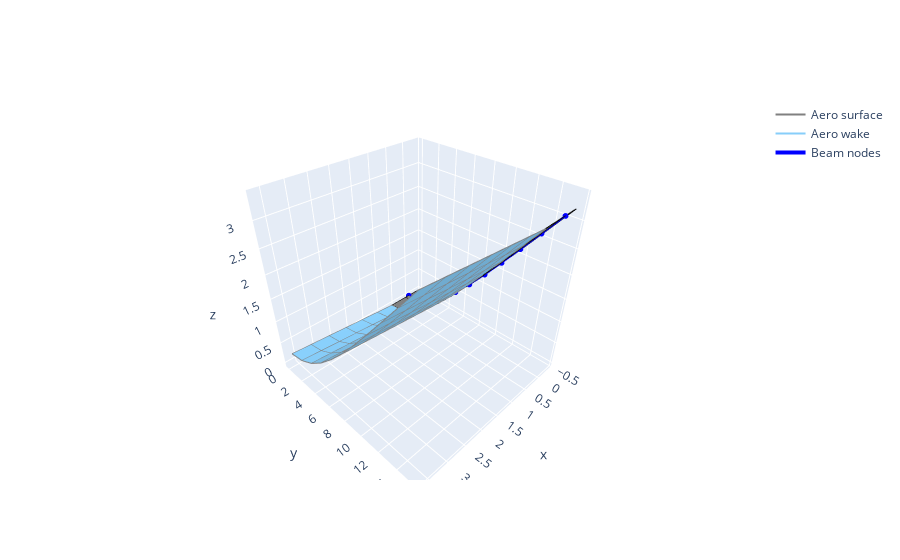

The code cell stored with this chart in its notebook:
### Code cell
# pu.plot_timestep(sharpy_output, tstep=-1, minus_mstar=(wake_panels-6), plotly=True)

### Figure 1 — Plotly figure (JSON) as saved in the notebook; plotly's stock layout.template omitted (floating-point values rounded to 4 significant figures)
{"data": [{"line": {"color": "grey"}, "mode": "lines", "name": "Aero surface", "surfaceaxis": 2, "type": "scatter3d", "x": [-0.375, 0.125, 0.1247, -0.3753, -0.375], "y": [-6.108e-18, 2.036e-18, 1.599, 1.597, -6.108e-18], "z": [-3.247e-17, 1.082e-17, 0.06443, 0.06594, -3.247e-17]}, {"line": {"color": "grey"}, "mode": "lines", "showlegend": false, "surfaceaxis": 2, "type": "scatter3d", "x": [-0.3753, 0.1247, 0.1248, -0.3752, -0.3753], "y": [1.597, 1.599, 3.19, 3.186, 1.597], "z": [0.06594, 0.06443, 0.2322, 0.2352, 0.06594]}, {"line": {"color": "grey"}, "mode": "lines", "showlegend": false, "surfaceaxis": 2, "type": "scatter3d", "x": [-0.3752, 0.1248, 0.1253, -0.3746, -0.3752], "y": [3.186, 3.19, 4.771, 4.765, 3.186], "z": [0.2352, 0.2322, 0.4809, 0.485, 0.2352]}, {"line": {"color": "grey"}, "mode": "lines", "showlegend": false, "surfaceaxis": 2, "type": "scatter3d", "x": [-0.3746, 0.1253, 0.1266, -0.3734, -0.3746], "y": [4.765, 4.771, 6.341, 6.333, 4.765], "z": [0.485, 0.4809, 0.7914, 0.7966, 0.485]}, {"line": {"color": "grey"}, "mode": "lines", "showlegend": false, "surfaceaxis": 2, "type": "scatter3d", "x": [-0.3734, 0.1266, 0.1284, -0.3715, -0.3734], "y": [6.333, 6.341, 7.901, 7.892, 6.333], "z": [0.7966, 0.7914, 1.146, 1.152, 0.7966]}, {"line": {"color": "grey"}, "mode": "lines", "showlegend": false, "surfaceaxis": 2, "type": "scatter3d", "x": [-0.3715, 0.1284, 0.1308, -0.3691, -0.3715], "y": [7.892, 7.901, 9.454, 9.444, 7.892], "z": [1.152, 1.146, 1.532, 1.539, 1.152]}, {"line": {"color": "grey"}, "mode": "lines", "showlegend": false, "surfaceaxis": 2, "type": "scatter3d", "x": [-0.3691, 0.1308, 0.1335, -0.3663, -0.3691], "y": [9.444, 9.454, 11.0, 10.99, 9.444], "z": [1.539, 1.532, 1.937, 1.944, 1.539]}, {"line": {"color": "grey"}, "mode": "lines", "showlegend": false, "surfaceaxis": 2, "type": "scatter3d", "x": [-0.3663, 0.1335, 0.1366, -0.3632, -0.3663], "y": [10.99, 11.0, 12.55, 12.54, 10.99], "z": [1.944, 1.937, 2.352, 2.359, 1.944]}, {"line": {"color": "grey"}, "mode": "lines", "showlegend": false, "surfaceaxis": 2, "type": "scatter3d", "x": [-0.3632, 0.1366, 0.1397, -0.3601, -0.3632], "y": [12.54, 12.55, 14.09, 14.08, 12.54], "z": [2.359, 2.352, 2.771, 2.779, 2.359]}, {"line": {"color": "grey"}, "mode": "lines", "showlegend": false, "surfaceaxis": 2, "type": "scatter3d", "x": [-0.3601, 0.1397, 0.143, -0.3568, -0.3601], "y": [14.08, 14.09, 15.64, 15.62, 14.08], "z": [2.779, 2.771, 3.192, 3.2, 2.779]}, {"line": {"color": "grey"}, "mode": "lines", "showlegend": false, "surfaceaxis": 2, "type": "scatter3d", "x": [0.125, 0.625, 0.6247, 0.1247, 0.125], "y": [2.036e-18, 1.018e-17, 1.6, 1.599, 2.036e-18], "z": [1.082e-17, 5.412e-17, 0.06291, 0.06443, 1.082e-17]}, {"line": {"color": "grey"}, "mode": "lines", "showlegend": false, "surfaceaxis": 2, "type": "scatter3d", "x": [0.1247, 0.6247, 0.6247, 0.1248, 0.1247], "y": [1.599, 1.6, 3.194, 3.19, 1.599], "z": [0.06443, 0.06291, 0.2293, 0.2322, 0.06443]}, {"line": {"color": "grey"}, "mode": "lines", "showlegend": false, "surfaceaxis": 2, "type": "scatter3d", "x": [0.1248, 0.6247, 0.6253, 0.1253, 0.1248], "y": [3.19, 3.194, 4.776, 4.771, 3.19], "z": [0.2322, 0.2293, 0.4768, 0.4809, 0.2322]}, {"line": {"color": "grey"}, "mode": "lines", "showlegend": false, "surfaceaxis": 2, "type": "scatter3d", "x": [0.1253, 0.6253, 0.6265, 0.1266, 0.1253], "y": [4.771, 4.776, 6.348, 6.341, 4.771], "z": [0.4809, 0.4768, 0.7863, 0.7914, 0.4809]}, {"line": {"color": "grey"}, "mode": "lines", "showlegend": false, "surfaceaxis": 2, "type": "scatter3d", "x": [0.1266, 0.6265, 0.6283, 0.1284, 0.1266], "y": [6.341, 6.348, 7.91, 7.901, 6.341], "z": [0.7914, 0.7863, 1.14, 1.146, 0.7914]}, {"line": {"color": "grey"}, "mode": "lines", "showlegend": false, "surfaceaxis": 2, "type": "scatter3d", "x": [0.1284, 0.6283, 0.6306, 0.1308, 0.1284], "y": [7.901, 7.91, 9.464, 9.454, 7.901], "z": [1.146, 1.14, 1.525, 1.532, 1.146]}, {"line": {"color": "grey"}, "mode": "lines", "showlegend": false, "surfaceaxis": 2, "type": "scatter3d", "x": [0.1308, 0.6306, 0.6334, 0.1335, 0.1308], "y": [9.454, 9.464, 11.01, 11.0, 9.454], "z": [1.532, 1.525, 1.929, 1.937, 1.532]}, {"line": {"color": "grey"}, "mode": "lines", "showlegend": false, "surfaceaxis": 2, "type": "scatter3d", "x": [0.1335, 0.6334, 0.6364, 0.1366, 0.1335], "y": [11.0, 11.01, 12.56, 12.55, 11.0], "z": [1.937, 1.929, 2.344, 2.352, 1.937]}, {"line": {"color": "grey"}, "mode": "lines", "showlegend": false, "surfaceaxis": 2, "type": "scatter3d", "x": [0.1366, 0.6364, 0.6395, 0.1397, 0.1366], "y": [12.55, 12.56, 14.1, 14.09, 12.55], "z": [2.352, 2.344, 2.763, 2.771, 2.352]}, {"line": {"color": "grey"}, "mode": "lines", "showlegend": false, "surfaceaxis": 2, "type": "scatter3d", "x": [0.1397, 0.6395, 0.6427, 0.143, 0.1397], "y": [14.09, 14.1, 15.65, 15.64, 14.09], "z": [2.771, 2.763, 3.184, 3.192, 2.771]}, {"line": {"color": "black"}, "mode": "lines", "showlegend": false, "type": "scatter3d", "x": [-0.375, -0.3753, -0.3752, -0.3746, -0.3734, -0.3715, -0.3691, -0.3663, -0.3632, -0.3601, -0.3568], "y": [-6.108e-18, 1.597, 3.186, 4.765, 6.333, 7.892, 9.444, 10.99, 12.54, 14.08, 15.62], "z": [-3.247e-17, 0.06594, 0.2352, 0.485, 0.7966, 1.152, 1.539, 1.944, 2.359, 2.779, 3.2]}, {"line": {"color": "black"}, "mode": "lines", "showlegend": false, "type": "scatter3d", "x": [0.125, 0.1247, 0.1248, 0.1253, 0.1266, 0.1284, 0.1308, 0.1335, 0.1366, 0.1397, 0.143], "y": [2.036e-18, 1.599, 3.19, 4.771, 6.341, 7.901, 9.454, 11.0, 12.55, 14.09, 15.64], "z": [1.082e-17, 0.06443, 0.2322, 0.4809, 0.7914, 1.146, 1.532, 1.937, 2.352, 2.771, 3.192]}, {"line": {"color": "black"}, "mode": "lines", "showlegend": false, "type": "scatter3d", "x": [0.625, 0.6247, 0.6247, 0.6253, 0.6265, 0.6283, 0.6306, 0.6334, 0.6364, 0.6395, 0.6427], "y": [1.018e-17, 1.6, 3.194, 4.776, 6.348, 7.91, 9.464, 11.01, 12.56, 14.1, 15.65], "z": [5.412e-17, 0.06291, 0.2293, 0.4768, 0.7863, 1.14, 1.525, 1.929, 2.344, 2.763, 3.184]}, {"line": {"color": "black"}, "mode": "lines", "showlegend": false, "type": "scatter3d", "x": [-0.375, 0.125, 0.625], "y": [-6.108e-18, 2.036e-18, 1.018e-17], "z": [-3.247e-17, 1.082e-17, 5.412e-17]}, {"line": {"color": "black"}, "mode": "lines", "showlegend": false, "type": "scatter3d", "x": [-0.3753, 0.1247, 0.6247], "y": [1.597, 1.599, 1.6], "z": [0.06594, 0.06443, 0.06291]}, {"line": {"color": "black"}, "mode": "lines", "showlegend": false, "type": "scatter3d", "x": [-0.3752, 0.1248, 0.6247], "y": [3.186, 3.19, 3.194], "z": [0.2352, 0.2322, 0.2293]}, {"line": {"color": "black"}, "mode": "lines", "showlegend": false, "type": "scatter3d", "x": [-0.3746, 0.1253, 0.6253], "y": [4.765, 4.771, 4.776], "z": [0.485, 0.4809, 0.4768]}, {"line": {"color": "black"}, "mode": "lines", "showlegend": false, "type": "scatter3d", "x": [-0.3734, 0.1266, 0.6265], "y": [6.333, 6.341, 6.348], "z": [0.7966, 0.7914, 0.7863]}, {"line": {"color": "black"}, "mode": "lines", "showlegend": false, "type": "scatter3d", "x": [-0.3715, 0.1284, 0.6283], "y": [7.892, 7.901, 7.91], "z": [1.152, 1.146, 1.14]}, {"line": {"color": "black"}, "mode": "lines", "showlegend": false, "type": "scatter3d", "x": [-0.3691, 0.1308, 0.6306], "y": [9.444, 9.454, 9.464], "z": [1.539, 1.532, 1.525]}, {"line": {"color": "black"}, "mode": "lines", "showlegend": false, "type": "scatter3d", "x": [-0.3663, 0.1335, 0.6334], "y": [10.99, 11.0, 11.01], "z": [1.944, 1.937, 1.929]}, {"line": {"color": "black"}, "mode": "lines", "showlegend": false, "type": "scatter3d", "x": [-0.3632, 0.1366, 0.6364], "y": [12.54, 12.55, 12.56], "z": [2.359, 2.352, 2.344]}, {"line": {"color": "black"}, "mode": "lines", "showlegend": false, "type": "scatter3d", "x": [-0.3601, 0.1397, 0.6395], "y": [14.08, 14.09, 14.1], "z": [2.779, 2.771, 2.763]}, {"line": {"color": "black"}, "mode": "lines", "showlegend": false, "type": "scatter3d", "x": [-0.3568, 0.143, 0.6427], "y": [15.62, 15.64, 15.65], "z": [3.2, 3.192, 3.184]}, {"line": {"color": "lightskyblue"}, "mode": "lines", "name": "Aero wake", "surfaceaxis": 2, "type": "scatter3d", "x": [0.625, 1.124, 1.123, 0.6247, 0.625], "y": [1.018e-17, 1.018e-17, 1.6, 1.6, 1.018e-17], "z": [5.412e-17, 0.03488, 0.09772, 0.06285, 5.412e-17]}, {"line": {"color": "lightskyblue"}, "mode": "lines", "showlegend": false, "surfaceaxis": 2, "type": "scatter3d", "x": [0.6247, 1.123, 1.124, 0.6247, 0.6247], "y": [1.6, 1.6, 3.194, 3.194, 1.6], "z": [0.06285, 0.09772, 0.2639, 0.2291, 0.06285]}, {"line": {"color": "lightskyblue"}, "mode": "lines", "showlegend": false, "surfaceaxis": 2, "type": "scatter3d", "x": [0.6247, 1.124, 1.124, 0.6253, 0.6247], "y": [3.194, 3.194, 4.776, 4.776, 3.194], "z": [0.2291, 0.2639, 0.5111, 0.4762, 0.2291]}, {"line": {"color": "lightskyblue"}, "mode": "lines", "showlegend": false, "surfaceaxis": 2, "type": "scatter3d", "x": [0.6253, 1.124, 1.125, 0.6265, 0.6253], "y": [4.776, 4.776, 6.348, 6.348, 4.776], "z": [0.4762, 0.5111, 0.8203, 0.7854, 0.4762]}, {"line": {"color": "lightskyblue"}, "mode": "lines", "showlegend": false, "surfaceaxis": 2, "type": "scatter3d", "x": [0.6265, 1.125, 1.127, 0.6283, 0.6265], "y": [6.348, 6.348, 7.91, 7.91, 6.348], "z": [0.7854, 0.8203, 1.174, 1.139, 0.7854]}, {"line": {"color": "lightskyblue"}, "mode": "lines", "showlegend": false, "surfaceaxis": 2, "type": "scatter3d", "x": [0.6283, 1.127, 1.129, 0.6306, 0.6283], "y": [7.91, 7.91, 9.465, 9.465, 7.91], "z": [1.139, 1.174, 1.558, 1.524, 1.139]}, {"line": {"color": "lightskyblue"}, "mode": "lines", "showlegend": false, "surfaceaxis": 2, "type": "scatter3d", "x": [0.6306, 1.129, 1.132, 0.6334, 0.6306], "y": [9.465, 9.465, 11.01, 11.01, 9.465], "z": [1.524, 1.558, 1.962, 1.927, 1.524]}, {"line": {"color": "lightskyblue"}, "mode": "lines", "showlegend": false, "surfaceaxis": 2, "type": "scatter3d", "x": [0.6334, 1.132, 1.135, 0.6364, 0.6334], "y": [11.01, 11.01, 12.56, 12.56, 11.01], "z": [1.927, 1.962, 2.376, 2.341, 1.927]}, {"line": {"color": "lightskyblue"}, "mode": "lines", "showlegend": false, "surfaceaxis": 2, "type": "scatter3d", "x": [0.6364, 1.135, 1.138, 0.6395, 0.6364], "y": [12.56, 12.56, 14.11, 14.11, 12.56], "z": [2.341, 2.376, 2.795, 2.76, 2.341]}, {"line": {"color": "lightskyblue"}, "mode": "lines", "showlegend": false, "surfaceaxis": 2, "type": "scatter3d", "x": [0.6395, 1.138, 1.142, 0.6427, 0.6395], "y": [14.11, 14.11, 15.65, 15.65, 14.11], "z": [2.76, 2.795, 3.215, 3.18, 2.76]}, {"line": {"color": "lightskyblue"}, "mode": "lines", "showlegend": false, "surfaceaxis": 2, "type": "scatter3d", "x": [1.124, 1.623, 1.622, 1.123, 1.124], "y": [1.018e-17, 1.018e-17, 1.6, 1.6, 1.018e-17], "z": [0.03488, 0.06976, 0.1326, 0.09772, 0.03488]}, {"line": {"color": "lightskyblue"}, "mode": "lines", "showlegend": false, "surfaceaxis": 2, "type": "scatter3d", "x": [1.123, 1.622, 1.622, 1.124, 1.123], "y": [1.6, 1.6, 3.194, 3.194, 1.6], "z": [0.09772, 0.1326, 0.2988, 0.2639, 0.09772]}, {"line": {"color": "lightskyblue"}, "mode": "lines", "showlegend": false, "surfaceaxis": 2, "type": "scatter3d", "x": [1.124, 1.622, 1.623, 1.124, 1.124], "y": [3.194, 3.194, 4.776, 4.776, 3.194], "z": [0.2639, 0.2988, 0.546, 0.5111, 0.2639]}, {"line": {"color": "lightskyblue"}, "mode": "lines", "showlegend": false, "surfaceaxis": 2, "type": "scatter3d", "x": [1.124, 1.623, 1.624, 1.125, 1.124], "y": [4.776, 4.776, 6.348, 6.348, 4.776], "z": [0.5111, 0.546, 0.8552, 0.8203, 0.5111]}, {"line": {"color": "lightskyblue"}, "mode": "lines", "showlegend": false, "surfaceaxis": 2, "type": "scatter3d", "x": [1.125, 1.624, 1.626, 1.127, 1.125], "y": [6.348, 6.348, 7.91, 7.91, 6.348], "z": [0.8203, 0.8552, 1.209, 1.174, 0.8203]}, {"line": {"color": "lightskyblue"}, "mode": "lines", "showlegend": false, "surfaceaxis": 2, "type": "scatter3d", "x": [1.127, 1.626, 1.628, 1.129, 1.127], "y": [7.91, 7.91, 9.465, 9.465, 7.91], "z": [1.174, 1.209, 1.593, 1.558, 1.174]}, {"line": {"color": "lightskyblue"}, "mode": "lines", "showlegend": false, "surfaceaxis": 2, "type": "scatter3d", "x": [1.129, 1.628, 1.631, 1.132, 1.129], "y": [9.465, 9.465, 11.01, 11.01, 9.465], "z": [1.558, 1.593, 1.997, 1.962, 1.558]}, {"line": {"color": "lightskyblue"}, "mode": "lines", "showlegend": false, "surfaceaxis": 2, "type": "scatter3d", "x": [1.132, 1.631, 1.634, 1.135, 1.132], "y": [11.01, 11.01, 12.56, 12.56, 11.01], "z": [1.962, 1.997, 2.411, 2.376, 1.962]}, {"line": {"color": "lightskyblue"}, "mode": "lines", "showlegend": false, "surfaceaxis": 2, "type": "scatter3d", "x": [1.135, 1.634, 1.637, 1.138, 1.135], "y": [12.56, 12.56, 14.11, 14.11, 12.56], "z": [2.376, 2.411, 2.83, 2.795, 2.376]}, {"line": {"color": "lightskyblue"}, "mode": "lines", "showlegend": false, "surfaceaxis": 2, "type": "scatter3d", "x": [1.138, 1.637, 1.64, 1.142, 1.138], "y": [14.11, 14.11, 15.65, 15.65, 14.11], "z": [2.795, 2.83, 3.25, 3.215, 2.795]}, {"line": {"color": "lightskyblue"}, "mode": "lines", "showlegend": false, "surfaceaxis": 2, "type": "scatter3d", "x": [1.623, 2.121, 2.121, 1.622, 1.623], "y": [1.018e-17, 1.018e-17, 1.6, 1.6, 1.018e-17], "z": [0.06976, 0.1046, 0.1675, 0.1326, 0.06976]}, {"line": {"color": "lightskyblue"}, "mode": "lines", "showlegend": false, "surfaceaxis": 2, "type": "scatter3d", "x": [1.622, 2.121, 2.121, 1.622, 1.622], "y": [1.6, 1.6, 3.194, 3.194, 1.6], "z": [0.1326, 0.1675, 0.3337, 0.2988, 0.1326]}, {"line": {"color": "lightskyblue"}, "mode": "lines", "showlegend": false, "surfaceaxis": 2, "type": "scatter3d", "x": [1.622, 2.121, 2.122, 1.623, 1.622], "y": [3.194, 3.194, 4.776, 4.776, 3.194], "z": [0.2988, 0.3337, 0.5809, 0.546, 0.2988]}, {"line": {"color": "lightskyblue"}, "mode": "lines", "showlegend": false, "surfaceaxis": 2, "type": "scatter3d", "x": [1.623, 2.122, 2.123, 1.624, 1.623], "y": [4.776, 4.776, 6.348, 6.348, 4.776], "z": [0.546, 0.5809, 0.89, 0.8552, 0.546]}, {"line": {"color": "lightskyblue"}, "mode": "lines", "showlegend": false, "surfaceaxis": 2, "type": "scatter3d", "x": [1.624, 2.123, 2.125, 1.626, 1.624], "y": [6.348, 6.348, 7.91, 7.91, 6.348], "z": [0.8552, 0.89, 1.244, 1.209, 0.8552]}, {"line": {"color": "lightskyblue"}, "mode": "lines", "showlegend": false, "surfaceaxis": 2, "type": "scatter3d", "x": [1.626, 2.125, 2.127, 1.628, 1.626], "y": [7.91, 7.91, 9.465, 9.465, 7.91], "z": [1.209, 1.244, 1.628, 1.593, 1.209]}, {"line": {"color": "lightskyblue"}, "mode": "lines", "showlegend": false, "surfaceaxis": 2, "type": "scatter3d", "x": [1.628, 2.127, 2.13, 1.631, 1.628], "y": [9.465, 9.465, 11.01, 11.01, 9.465], "z": [1.593, 1.628, 2.032, 1.997, 1.593]}, {"line": {"color": "lightskyblue"}, "mode": "lines", "showlegend": false, "surfaceaxis": 2, "type": "scatter3d", "x": [1.631, 2.13, 2.133, 1.634, 1.631], "y": [11.01, 11.01, 12.56, 12.56, 11.01], "z": [1.997, 2.032, 2.446, 2.411, 1.997]}, {"line": {"color": "lightskyblue"}, "mode": "lines", "showlegend": false, "surfaceaxis": 2, "type": "scatter3d", "x": [1.634, 2.133, 2.136, 1.637, 1.634], "y": [12.56, 12.56, 14.11, 14.11, 12.56], "z": [2.411, 2.446, 2.865, 2.83, 2.411]}, {"line": {"color": "lightskyblue"}, "mode": "lines", "showlegend": false, "surfaceaxis": 2, "type": "scatter3d", "x": [1.637, 2.136, 2.139, 1.64, 1.637], "y": [14.11, 14.11, 15.65, 15.65, 14.11], "z": [2.83, 2.865, 3.285, 3.25, 2.83]}, {"line": {"color": "lightskyblue"}, "mode": "lines", "showlegend": false, "surfaceaxis": 2, "type": "scatter3d", "x": [2.121, 2.62, 2.62, 2.121, 2.121], "y": [1.018e-17, 1.018e-17, 1.6, 1.6, 1.018e-17], "z": [0.1046, 0.1395, 0.2024, 0.1675, 0.1046]}, {"line": {"color": "lightskyblue"}, "mode": "lines", "showlegend": false, "surfaceaxis": 2, "type": "scatter3d", "x": [2.121, 2.62, 2.62, 2.121, 2.121], "y": [1.6, 1.6, 3.194, 3.194, 1.6], "z": [0.1675, 0.2024, 0.3686, 0.3337, 0.1675]}, {"line": {"color": "lightskyblue"}, "mode": "lines", "showlegend": false, "surfaceaxis": 2, "type": "scatter3d", "x": [2.121, 2.62, 2.62, 2.122, 2.121], "y": [3.194, 3.194, 4.776, 4.776, 3.194], "z": [0.3337, 0.3686, 0.6158, 0.5809, 0.3337]}, {"line": {"color": "lightskyblue"}, "mode": "lines", "showlegend": false, "surfaceaxis": 2, "type": "scatter3d", "x": [2.122, 2.62, 2.622, 2.123, 2.122], "y": [4.776, 4.776, 6.348, 6.348, 4.776], "z": [0.5809, 0.6158, 0.9249, 0.89, 0.5809]}, {"line": {"color": "lightskyblue"}, "mode": "lines", "showlegend": false, "surfaceaxis": 2, "type": "scatter3d", "x": [2.123, 2.622, 2.623, 2.125, 2.123], "y": [6.348, 6.348, 7.91, 7.91, 6.348], "z": [0.89, 0.9249, 1.279, 1.244, 0.89]}, {"line": {"color": "lightskyblue"}, "mode": "lines", "showlegend": false, "surfaceaxis": 2, "type": "scatter3d", "x": [2.125, 2.623, 2.626, 2.127, 2.125], "y": [7.91, 7.91, 9.465, 9.465, 7.91], "z": [1.244, 1.279, 1.663, 1.628, 1.244]}, {"line": {"color": "lightskyblue"}, "mode": "lines", "showlegend": false, "surfaceaxis": 2, "type": "scatter3d", "x": [2.127, 2.626, 2.628, 2.13, 2.127], "y": [9.465, 9.465, 11.01, 11.01, 9.465], "z": [1.628, 1.663, 2.067, 2.032, 1.628]}, {"line": {"color": "lightskyblue"}, "mode": "lines", "showlegend": false, "surfaceaxis": 2, "type": "scatter3d", "x": [2.13, 2.628, 2.631, 2.133, 2.13], "y": [11.01, 11.01, 12.56, 12.56, 11.01], "z": [2.032, 2.067, 2.481, 2.446, 2.032]}, {"line": {"color": "lightskyblue"}, "mode": "lines", "showlegend": false, "surfaceaxis": 2, "type": "scatter3d", "x": [2.133, 2.631, 2.635, 2.136, 2.133], "y": [12.56, 12.56, 14.11, 14.11, 12.56], "z": [2.446, 2.481, 2.9, 2.865, 2.446]}, {"line": {"color": "lightskyblue"}, "mode": "lines", "showlegend": false, "surfaceaxis": 2, "type": "scatter3d", "x": [2.136, 2.635, 2.638, 2.139, 2.136], "y": [14.11, 14.11, 15.65, 15.65, 14.11], "z": [2.865, 2.9, 3.32, 3.285, 2.865]}, {"line": {"color": "lightskyblue"}, "mode": "lines", "showlegend": false, "surfaceaxis": 2, "type": "scatter3d", "x": [2.62, 3.119, 3.119, 2.62, 2.62], "y": [1.018e-17, 1.018e-17, 1.6, 1.6, 1.018e-17], "z": [0.1395, 0.1744, 0.2372, 0.2024, 0.1395]}, {"line": {"color": "lightskyblue"}, "mode": "lines", "showlegend": false, "surfaceaxis": 2, "type": "scatter3d", "x": [2.62, 3.119, 3.119, 2.62, 2.62], "y": [1.6, 1.6, 3.194, 3.194, 1.6], "z": [0.2024, 0.2372, 0.4035, 0.3686, 0.2024]}, {"line": {"color": "lightskyblue"}, "mode": "lines", "showlegend": false, "surfaceaxis": 2, "type": "scatter3d", "x": [2.62, 3.119, 3.119, 2.62, 2.62], "y": [3.194, 3.194, 4.776, 4.776, 3.194], "z": [0.3686, 0.4035, 0.6506, 0.6158, 0.3686]}, {"line": {"color": "lightskyblue"}, "mode": "lines", "showlegend": false, "surfaceaxis": 2, "type": "scatter3d", "x": [2.62, 3.119, 3.12, 2.622, 2.62], "y": [4.776, 4.776, 6.348, 6.348, 4.776], "z": [0.6158, 0.6506, 0.9598, 0.9249, 0.6158]}, {"line": {"color": "lightskyblue"}, "mode": "lines", "showlegend": false, "surfaceaxis": 2, "type": "scatter3d", "x": [2.622, 3.12, 3.122, 2.623, 2.622], "y": [6.348, 6.348, 7.91, 7.91, 6.348], "z": [0.9249, 0.9598, 1.313, 1.279, 0.9249]}, {"line": {"color": "lightskyblue"}, "mode": "lines", "showlegend": false, "surfaceaxis": 2, "type": "scatter3d", "x": [2.623, 3.122, 3.125, 2.626, 2.623], "y": [7.91, 7.91, 9.465, 9.465, 7.91], "z": [1.279, 1.313, 1.698, 1.663, 1.279]}, {"line": {"color": "lightskyblue"}, "mode": "lines", "showlegend": false, "surfaceaxis": 2, "type": "scatter3d", "x": [2.626, 3.125, 3.127, 2.628, 2.626], "y": [9.465, 9.465, 11.01, 11.01, 9.465], "z": [1.663, 1.698, 2.101, 2.067, 1.663]}, {"line": {"color": "lightskyblue"}, "mode": "lines", "showlegend": false, "surfaceaxis": 2, "type": "scatter3d", "x": [2.628, 3.127, 3.13, 2.631, 2.628], "y": [11.01, 11.01, 12.56, 12.56, 11.01], "z": [2.067, 2.101, 2.516, 2.481, 2.067]}, {"line": {"color": "lightskyblue"}, "mode": "lines", "showlegend": false, "surfaceaxis": 2, "type": "scatter3d", "x": [2.631, 3.13, 3.133, 2.635, 2.631], "y": [12.56, 12.56, 14.11, 14.11, 12.56], "z": [2.481, 2.516, 2.934, 2.9, 2.481]}, {"line": {"color": "lightskyblue"}, "mode": "lines", "showlegend": false, "surfaceaxis": 2, "type": "scatter3d", "x": [2.635, 3.133, 3.137, 2.638, 2.635], "y": [14.11, 14.11, 15.65, 15.65, 14.11], "z": [2.9, 2.934, 3.354, 3.32, 2.9]}, {"line": {"color": "lightskyblue"}, "mode": "lines", "showlegend": false, "surfaceaxis": 2, "type": "scatter3d", "x": [3.119, 3.618, 3.617, 3.119, 3.119], "y": [1.018e-17, 1.018e-17, 1.6, 1.6, 1.018e-17], "z": [0.1744, 0.2093, 0.2721, 0.2372, 0.1744]}, {"line": {"color": "lightskyblue"}, "mode": "lines", "showlegend": false, "surfaceaxis": 2, "type": "scatter3d", "x": [3.119, 3.617, 3.617, 3.119, 3.119], "y": [1.6, 1.6, 3.194, 3.194, 1.6], "z": [0.2372, 0.2721, 0.4383, 0.4035, 0.2372]}, {"line": {"color": "lightskyblue"}, "mode": "lines", "showlegend": false, "surfaceaxis": 2, "type": "scatter3d", "x": [3.119, 3.617, 3.618, 3.119, 3.119], "y": [3.194, 3.194, 4.776, 4.776, 3.194], "z": [0.4035, 0.4383, 0.6855, 0.6506, 0.4035]}, {"line": {"color": "lightskyblue"}, "mode": "lines", "showlegend": false, "surfaceaxis": 2, "type": "scatter3d", "x": [3.119, 3.618, 3.619, 3.12, 3.119], "y": [4.776, 4.776, 6.348, 6.348, 4.776], "z": [0.6506, 0.6855, 0.9947, 0.9598, 0.6506]}, {"line": {"color": "lightskyblue"}, "mode": "lines", "showlegend": false, "surfaceaxis": 2, "type": "scatter3d", "x": [3.12, 3.619, 3.621, 3.122, 3.12], "y": [6.348, 6.348, 7.91, 7.91, 6.348], "z": [0.9598, 0.9947, 1.348, 1.313, 0.9598]}, {"line": {"color": "lightskyblue"}, "mode": "lines", "showlegend": false, "surfaceaxis": 2, "type": "scatter3d", "x": [3.122, 3.621, 3.623, 3.125, 3.122], "y": [7.91, 7.91, 9.465, 9.465, 7.91], "z": [1.313, 1.348, 1.733, 1.698, 1.313]}, {"line": {"color": "lightskyblue"}, "mode": "lines", "showlegend": false, "surfaceaxis": 2, "type": "scatter3d", "x": [3.125, 3.623, 3.626, 3.127, 3.125], "y": [9.465, 9.465, 11.01, 11.01, 9.465], "z": [1.698, 1.733, 2.136, 2.101, 1.698]}, {"line": {"color": "lightskyblue"}, "mode": "lines", "showlegend": false, "surfaceaxis": 2, "type": "scatter3d", "x": [3.127, 3.626, 3.629, 3.13, 3.127], "y": [11.01, 11.01, 12.56, 12.56, 11.01], "z": [2.101, 2.136, 2.551, 2.516, 2.101]}, {"line": {"color": "lightskyblue"}, "mode": "lines", "showlegend": false, "surfaceaxis": 2, "type": "scatter3d", "x": [3.13, 3.629, 3.632, 3.133, 3.13], "y": [12.56, 12.56, 14.11, 14.11, 12.56], "z": [2.516, 2.551, 2.969, 2.934, 2.516]}, {"line": {"color": "lightskyblue"}, "mode": "lines", "showlegend": false, "surfaceaxis": 2, "type": "scatter3d", "x": [3.133, 3.632, 3.635, 3.137, 3.133], "y": [14.11, 14.11, 15.65, 15.65, 14.11], "z": [2.934, 2.969, 3.389, 3.354, 2.934]}, {"line": {"color": "grey"}, "mode": "lines", "showlegend": false, "type": "scatter3d", "x": [0.625, 0.6247, 0.6247, 0.6253, 0.6265, 0.6283, 0.6306, 0.6334, 0.6364, 0.6395, 0.6427], "y": [1.018e-17, 1.6, 3.194, 4.776, 6.348, 7.91, 9.465, 11.01, 12.56, 14.11, 15.65], "z": [5.412e-17, 0.06285, 0.2291, 0.4762, 0.7854, 1.139, 1.524, 1.927, 2.341, 2.76, 3.18]}, {"line": {"color": "grey"}, "mode": "lines", "showlegend": false, "type": "scatter3d", "x": [1.124, 1.123, 1.124, 1.124, 1.125, 1.127, 1.129, 1.132, 1.135, 1.138, 1.142], "y": [1.018e-17, 1.6, 3.194, 4.776, 6.348, 7.91, 9.465, 11.01, 12.56, 14.11, 15.65], "z": [0.03488, 0.09772, 0.2639, 0.5111, 0.8203, 1.174, 1.558, 1.962, 2.376, 2.795, 3.215]}, {"line": {"color": "grey"}, "mode": "lines", "showlegend": false, "type": "scatter3d", "x": [1.623, 1.622, 1.622, 1.623, 1.624, 1.626, 1.628, 1.631, 1.634, 1.637, 1.64], "y": [1.018e-17, 1.6, 3.194, 4.776, 6.348, 7.91, 9.465, 11.01, 12.56, 14.11, 15.65], "z": [0.06976, 0.1326, 0.2988, 0.546, 0.8552, 1.209, 1.593, 1.997, 2.411, 2.83, 3.25]}, {"line": {"color": "grey"}, "mode": "lines", "showlegend": false, "type": "scatter3d", "x": [2.121, 2.121, 2.121, 2.122, 2.123, 2.125, 2.127, 2.13, 2.133, 2.136, 2.139], "y": [1.018e-17, 1.6, 3.194, 4.776, 6.348, 7.91, 9.465, 11.01, 12.56, 14.11, 15.65], "z": [0.1046, 0.1675, 0.3337, 0.5809, 0.89, 1.244, 1.628, 2.032, 2.446, 2.865, 3.285]}, {"line": {"color": "grey"}, "mode": "lines", "showlegend": false, "type": "scatter3d", "x": [2.62, 2.62, 2.62, 2.62, 2.622, 2.623, 2.626, 2.628, 2.631, 2.635, 2.638], "y": [1.018e-17, 1.6, 3.194, 4.776, 6.348, 7.91, 9.465, 11.01, 12.56, 14.11, 15.65], "z": [0.1395, 0.2024, 0.3686, 0.6158, 0.9249, 1.279, 1.663, 2.067, 2.481, 2.9, 3.32]}, {"line": {"color": "grey"}, "mode": "lines", "showlegend": false, "type": "scatter3d", "x": [3.119, 3.119, 3.119, 3.119, 3.12, 3.122, 3.125, 3.127, 3.13, 3.133, 3.137], "y": [1.018e-17, 1.6, 3.194, 4.776, 6.348, 7.91, 9.465, 11.01, 12.56, 14.11, 15.65], "z": [0.1744, 0.2372, 0.4035, 0.6506, 0.9598, 1.313, 1.698, 2.101, 2.516, 2.934, 3.354]}, {"line": {"color": "grey"}, "mode": "lines", "showlegend": false, "type": "scatter3d", "x": [3.618, 3.617, 3.617, 3.618, 3.619, 3.621, 3.623, 3.626, 3.629, 3.632, 3.635], "y": [1.018e-17, 1.6, 3.194, 4.776, 6.348, 7.91, 9.465, 11.01, 12.56, 14.11, 15.65], "z": [0.2093, 0.2721, 0.4383, 0.6855, 0.9947, 1.348, 1.733, 2.136, 2.551, 2.969, 3.389]}, {"line": {"color": "grey"}, "mode": "lines", "showlegend": false, "type": "scatter3d", "x": [0.625, 1.124, 1.623, 2.121, 2.62, 3.119, 3.618], "y": [1.018e-17, 1.018e-17, 1.018e-17, 1.018e-17, 1.018e-17, 1.018e-17, 1.018e-17], "z": [5.412e-17, 0.03488, 0.06976, 0.1046, 0.1395, 0.1744, 0.2093]}, {"line": {"color": "grey"}, "mode": "lines", "showlegend": false, "type": "scatter3d", "x": [0.6247, 1.123, 1.622, 2.121, 2.62, 3.119, 3.617], "y": [1.6, 1.6, 1.6, 1.6, 1.6, 1.6, 1.6], "z": [0.06285, 0.09772, 0.1326, 0.1675, 0.2024, 0.2372, 0.2721]}, {"line": {"color": "grey"}, "mode": "lines", "showlegend": false, "type": "scatter3d", "x": [0.6247, 1.124, 1.622, 2.121, 2.62, 3.119, 3.617], "y": [3.194, 3.194, 3.194, 3.194, 3.194, 3.194, 3.194], "z": [0.2291, 0.2639, 0.2988, 0.3337, 0.3686, 0.4035, 0.4383]}, {"line": {"color": "grey"}, "mode": "lines", "showlegend": false, "type": "scatter3d", "x": [0.6253, 1.124, 1.623, 2.122, 2.62, 3.119, 3.618], "y": [4.776, 4.776, 4.776, 4.776, 4.776, 4.776, 4.776], "z": [0.4762, 0.5111, 0.546, 0.5809, 0.6158, 0.6506, 0.6855]}, {"line": {"color": "grey"}, "mode": "lines", "showlegend": false, "type": "scatter3d", "x": [0.6265, 1.125, 1.624, 2.123, 2.622, 3.12, 3.619], "y": [6.348, 6.348, 6.348, 6.348, 6.348, 6.348, 6.348], "z": [0.7854, 0.8203, 0.8552, 0.89, 0.9249, 0.9598, 0.9947]}, {"line": {"color": "grey"}, "mode": "lines", "showlegend": false, "type": "scatter3d", "x": [0.6283, 1.127, 1.626, 2.125, 2.623, 3.122, 3.621], "y": [7.91, 7.91, 7.91, 7.91, 7.91, 7.91, 7.91], "z": [1.139, 1.174, 1.209, 1.244, 1.279, 1.313, 1.348]}, {"line": {"color": "grey"}, "mode": "lines", "showlegend": false, "type": "scatter3d", "x": [0.6306, 1.129, 1.628, 2.127, 2.626, 3.125, 3.623], "y": [9.465, 9.465, 9.465, 9.465, 9.465, 9.465, 9.465], "z": [1.524, 1.558, 1.593, 1.628, 1.663, 1.698, 1.733]}, {"line": {"color": "grey"}, "mode": "lines", "showlegend": false, "type": "scatter3d", "x": [0.6334, 1.132, 1.631, 2.13, 2.628, 3.127, 3.626], "y": [11.01, 11.01, 11.01, 11.01, 11.01, 11.01, 11.01], "z": [1.927, 1.962, 1.997, 2.032, 2.067, 2.101, 2.136]}, {"line": {"color": "grey"}, "mode": "lines", "showlegend": false, "type": "scatter3d", "x": [0.6364, 1.135, 1.634, 2.133, 2.631, 3.13, 3.629], "y": [12.56, 12.56, 12.56, 12.56, 12.56, 12.56, 12.56], "z": [2.341, 2.376, 2.411, 2.446, 2.481, 2.516, 2.551]}, {"line": {"color": "grey"}, "mode": "lines", "showlegend": false, "type": "scatter3d", "x": [0.6395, 1.138, 1.637, 2.136, 2.635, 3.133, 3.632], "y": [14.11, 14.11, 14.11, 14.11, 14.11, 14.11, 14.11], "z": [2.76, 2.795, 2.83, 2.865, 2.9, 2.934, 2.969]}, {"line": {"color": "grey"}, "mode": "lines", "showlegend": false, "type": "scatter3d", "x": [0.6427, 1.142, 1.64, 2.139, 2.638, 3.137, 3.635], "y": [15.65, 15.65, 15.65, 15.65, 15.65, 15.65, 15.65], "z": [3.18, 3.215, 3.25, 3.285, 3.32, 3.354, 3.389]}, {"line": {"color": "blue", "width": 4}, "marker": {"color": "blue", "size": 2}, "name": "Beam nodes", "type": "scatter3d", "x": [0, -0.0002858, -0.0002441], "y": [0, 1.598, 3.189], "z": [0, 0.06481, 0.233]}, {"line": {"color": "blue", "width": 4}, "marker": {"color": "blue", "size": 2}, "showlegend": false, "type": "scatter3d", "x": [-0.0002441, 0.0003463, 0.00158], "y": [3.189, 4.77, 6.339], "z": [0.233, 0.4819, 0.7927]}, {"line": {"color": "blue", "width": 4}, "marker": {"color": "blue", "size": 2}, "showlegend": false, "type": "scatter3d", "x": [0.00158, 0.003433, 0.005812], "y": [6.339, 7.899, 9.452], "z": [0.7927, 1.148, 1.534]}, {"line": {"color": "blue", "width": 4}, "marker": {"color": "blue", "size": 2}, "showlegend": false, "type": "scatter3d", "x": [0.005812, 0.008587, 0.01161], "y": [9.452, 11.0, 12.54], "z": [1.534, 1.938, 2.354]}, {"line": {"color": "blue", "width": 4}, "marker": {"color": "blue", "size": 2}, "showlegend": false, "type": "scatter3d", "x": [0.01161, 0.01479, 0.01802], "y": [12.54, 14.09, 15.63], "z": [2.354, 2.773, 3.194]}], "layout": {}}
